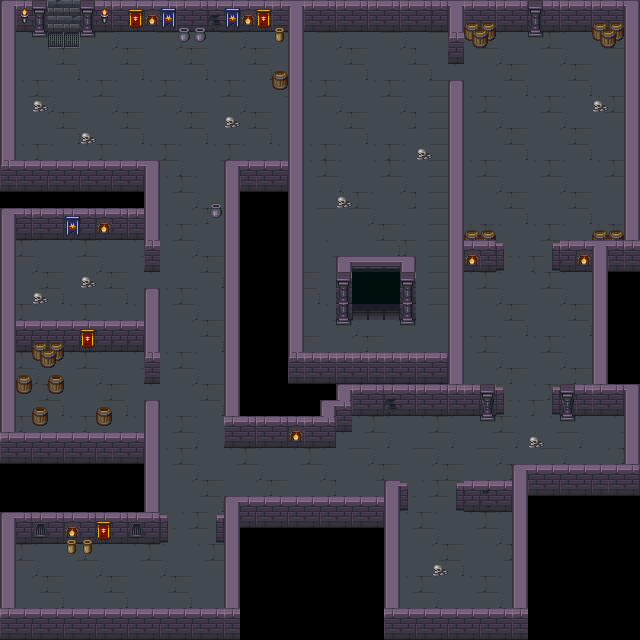

A 2D game scene composited from a Tiled map and its tileset images. What follows is a short description and the map's XML, with each tile layer's data collapsed to a summary:
An orthogonal 40x40 tile map with 16x16 px tiles, 6 tile layers (sol, murs, bordel, rien, ...) and 72 objects (59x collision, tp_foretmalefique, spawn_foretmalefique, spawn_catacombe2, tp_catacombe2, ...).

<map version="1.5" tiledversion="1.7.2" orientation="orthogonal" renderorder="right-down" width="40" height="40" tilewidth="16" tileheight="16" infinite="0" nextlayerid="8" nextobjectid="84">
 <tileset firstgid="1" source="Dungeon.tsx" />
 <layer id="1" name="sol" width="40" height="40">
  <data>[1600 cells, 1028 non-empty, 17 distinct tile ids]</data>
 </layer>
 <layer id="2" name="murs" width="40" height="40">
  <data>[1600 cells, 425 non-empty, 36 distinct tile ids]</data>
 </layer>
 <layer id="4" name="bordel" width="40" height="40">
  <data>[1600 cells, 74 non-empty, 16 distinct tile ids]</data>
 </layer>
 <layer id="6" name="rien" width="40" height="40">
  <data>[1600 cells, 0 non-empty, 0 distinct tile ids]</data>
 </layer>
 <layer id="7" name="tjrrien" width="40" height="40">
  <data>[1600 cells, 0 non-empty, 0 distinct tile ids]</data>
 </layer>
 <layer id="3" name="premier plan" width="40" height="40">
  <data>[1600 cells, 113 non-empty, 17 distinct tile ids]</data>
 </layer>
 <objectgroup id="5" name="object">
  <object id="1" type="collision" x="0" y="0" width="287.5" height="27.5" />
  <object id="2" type="collision" x="32.5" y="26.5" width="13.5" height="3.5" />
  <object id="3" type="collision" x="82.5" y="27.5" width="9.5" height="2.5" />
  <object id="5" type="collision" x="181.5" y="31" width="20" height="8.5" />
  <object id="6" type="collision" x="278" y="31.5" width="8" height="7.5" />
  <object id="7" type="collision" x="276" y="72.5" width="9.5" height="13" />
  <object id="8" type="collision" x="212" y="207" width="6.5" height="8.5" />
  <object id="9" type="collision" x="34" y="346" width="27.5" height="17" />
  <object id="10" type="collision" x="53.5" y="377.5" width="8" height="15.5" />
  <object id="14" type="collision" x="101.5" y="411.5" width="7" height="11" />
  <object id="15" type="collision" x="36" y="411.5" width="7.5" height="10.5" />
  <object id="16" type="collision" x="0.5" y="26" width="13" height="162.5" />
  <object id="17" type="collision" x="17" y="173.5" width="141" height="17" />
  <object id="18" type="collision" x="225.5" y="174" width="63" height="16" />
  <object id="19" type="collision" x="288" y="1" width="15" height="369" />
  <object id="20" type="collision" x="145.5" y="191.5" width="12.5" height="78" />
  <object id="21" type="collision" x="3.5" y="220" width="140.5" height="22" />
  <object id="22" type="collision" x="-0.5" y="241" width="14.5" height="223" />
  <object id="23" type="collision" x="0.5" y="331.5" width="141.5" height="23" />
  <object id="24" type="collision" x="146.5" y="301" width="11.5" height="79.5" />
  <object id="25" type="collision" x="16.5" y="445" width="127.5" height="17.5" />
  <object id="26" type="collision" x="147.5" y="414" width="10" height="129" />
  <object id="27" type="collision" x="2" y="522.5" width="163.5" height="23.5" />
  <object id="28" type="collision" x="217.5" y="524" width="19.5" height="21.5" />
  <object id="29" type="collision" x="226.5" y="515" width="11" height="124" />
  <object id="30" type="collision" x="0.5" y="513" width="13.5" height="125.5" />
  <object id="31" type="collision" x="2" y="624" width="226.5" height="13" />
  <object id="32" type="collision" x="226.5" y="178" width="12" height="267" />
  <object id="33" type="collision" x="228" y="427" width="107.5" height="20" />
  <object id="34" type="collision" x="321" y="413" width="30" height="16.5" />
  <object id="35" type="collision" x="340.5" y="389.667" width="161" height="28.8333" />
  <object id="36" type="collision" x="228" y="510" width="168" height="17" />
  <object id="37" type="collision" x="386" y="500" width="11.5" height="136.5" />
  <object id="38" type="collision" x="388" y="490.667" width="17" height="21.8333" />
  <object id="39" type="collision" x="400" y="626" width="126" height="11.5" />
  <object id="40" type="collision" x="457.5" y="492.667" width="68" height="22.1667" />
  <object id="41" type="collision" x="484.5" y="414" width="6" height="6" />
  <object id="42" type="collision" x="565" y="415" width="7.5" height="6" />
  <object id="43" type="collision" x="553.5" y="388" width="71.5" height="30" />
  <object id="44" type="collision" x="514.5" y="477.5" width="124.5" height="17.5" />
  <object id="45" type="collision" x="515" y="496.5" width="11.5" height="124.5" />
  <object id="47" type="collision" x="627" y="385" width="11" height="90" />
  <object id="48" type="collision" x="452" y="96.5" width="10" height="308.5" />
  <object id="49" type="collision" x="464" y="233" width="28" height="42" />
  <object id="51" type="collision" x="496" y="258" width="6" height="11" />
  <object id="52" type="collision" x="553" y="251" width="86" height="23" />
  <object id="53" type="collision" x="595.5" y="258" width="10" height="144" />
  <object id="54" type="collision" x="626" y="2.5" width="12.5" height="256" />
  <object id="55" type="collision" x="597" y="234" width="20.5" height="14.5" />
  <object id="56" type="collision" x="601" y="25" width="17" height="15" />
  <object id="57" type="collision" x="473.5" y="27.5" width="14" height="13" />
  <object id="59" type="collision" x="464" y="2" width="161.5" height="26" />
  <object id="60" type="collision" x="530" y="30" width="9.5" height="3.5" />
  <object id="61" type="collision" x="449.5" y="1" width="12.5" height="62" />
  <object id="62" type="collision" x="305" y="2.5" width="142" height="26.5" />
  <object id="63" type="collision" x="337.5" y="283.5" width="77" height="37.5" />
  <object id="64" type="collision" x="341" y="321.5" width="8" height="4" />
  <object id="65" type="collision" x="404" y="321.5" width="8" height="3.5" />
  <object id="66" name="tp_foretmalefique" x="48" y="12.25" width="32.25" height="22.5" />
  <object id="67" name="spawn_foretmalefique" x="48.75" y="36">
   <point />
  </object>
  <object id="71" name="spawn_catacombe2" x="360" y="316.5">
   <point />
  </object>
  <object id="72" name="tp_catacombe2" x="352.5" y="314.25" width="47.5" height="11.25" />
  <object id="73" type="collision" x="292.667" y="361.333" width="154.667" height="19.3333" />
  <object id="75" name="spawn7" x="48.6667" y="254.667">
   <point />
  </object>
  <object id="76" name="spawn8" x="60.6667" y="292.667">
   <point />
  </object>
  <object id="77" name="spawn9" x="86.6667" y="373.333">
   <point />
  </object>
  <object id="78" name="spawn4" x="42" y="562">
   <point />
  </object>
  <object id="79" name="spawn5" x="432.667" y="542">
   <point />
  </object>
  <object id="80" name="spawn6" x="506.33" y="70.33">
   <point />
  </object>
  <object id="81" name="spawn10" x="572.33" y="71.3333">
   <point />
  </object>
  <object id="82" name="spawn_sorciere1" x="527.881" y="124.867">
   <point />
  </object>
  <object id="83" name="spawn_sorciere2" x="417.221" y="458.345">
   <point />
  </object>
 </objectgroup>
</map>
